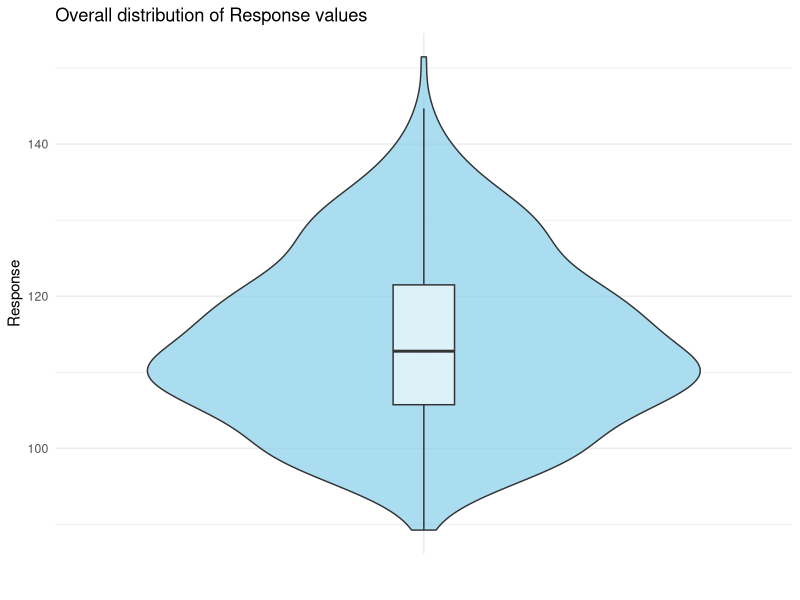
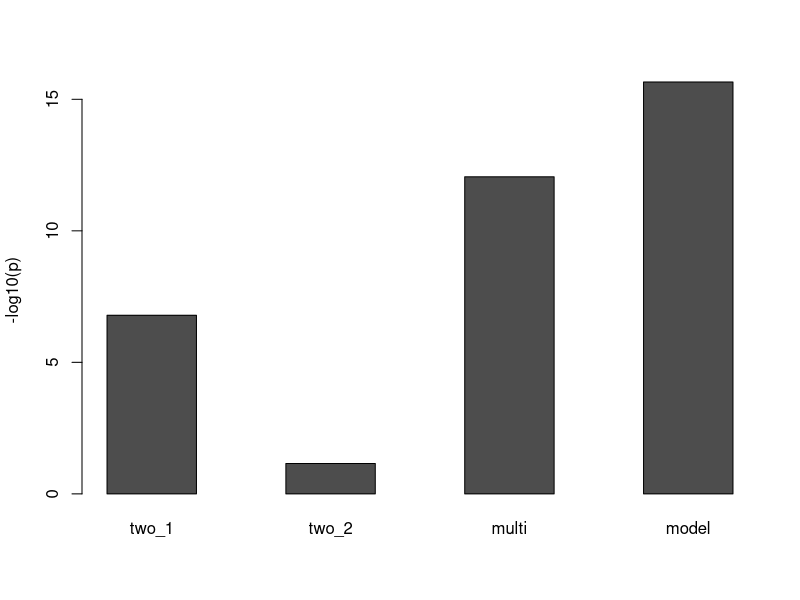
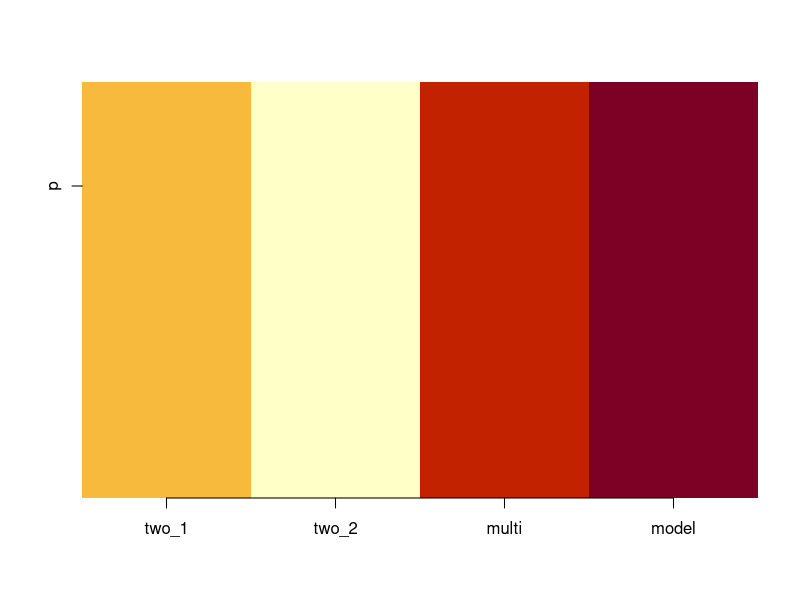
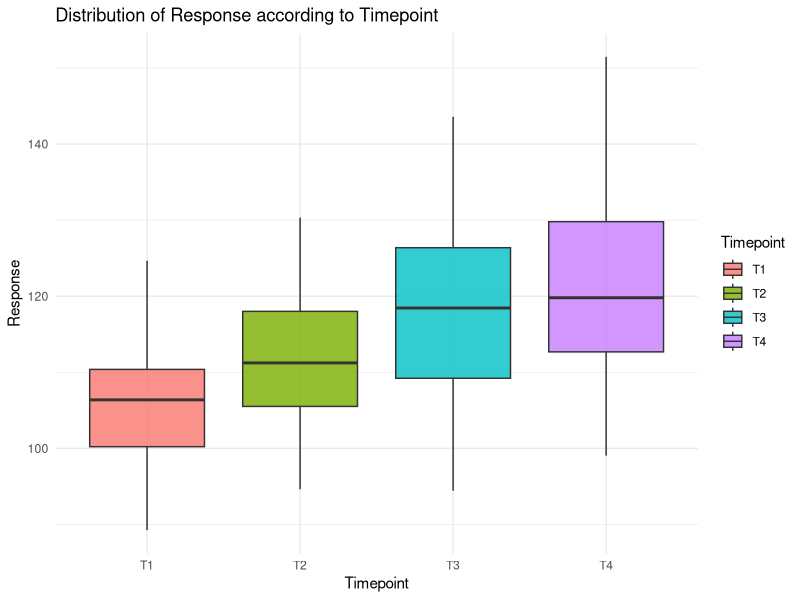
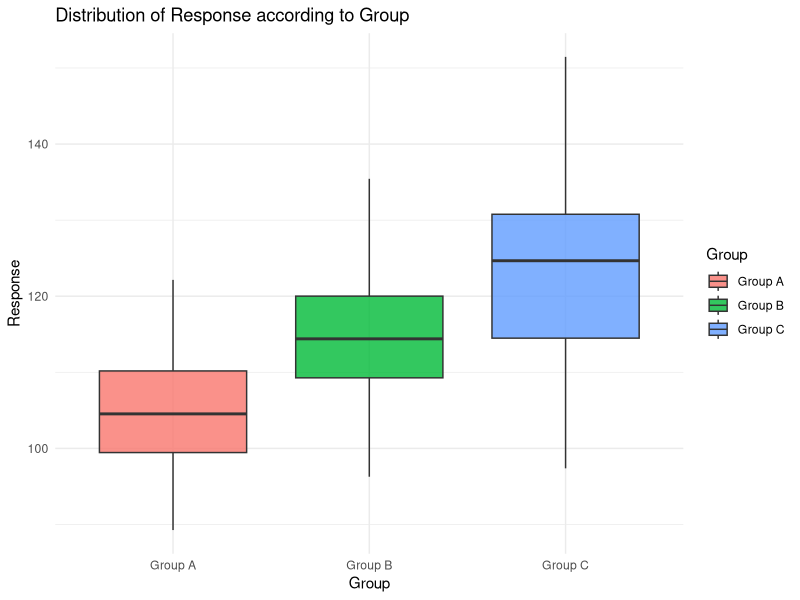
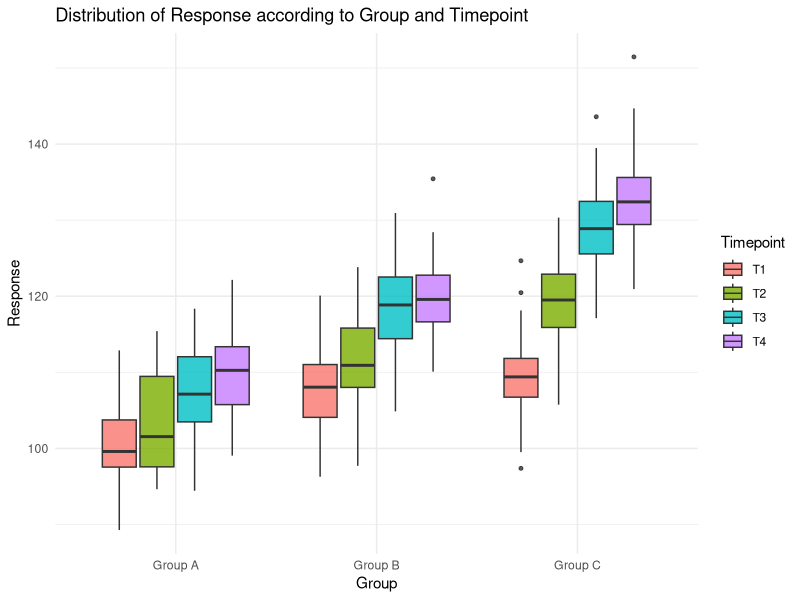
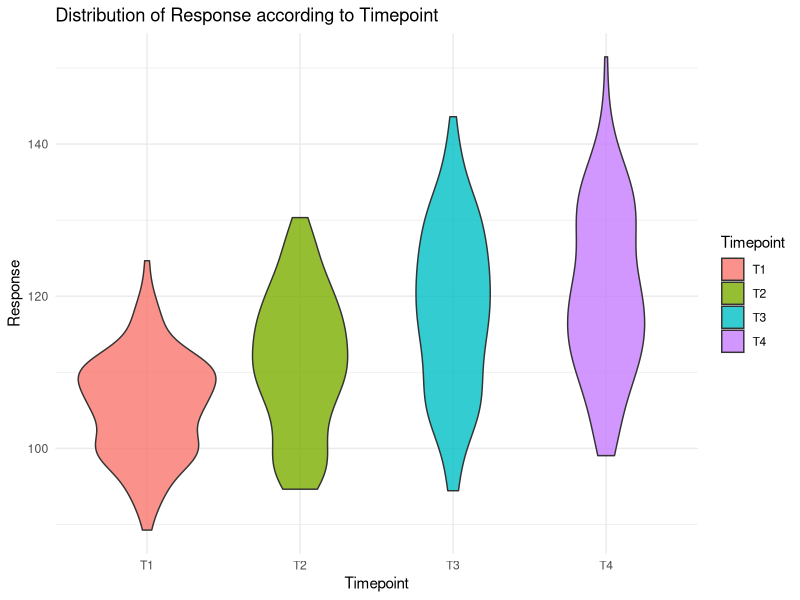
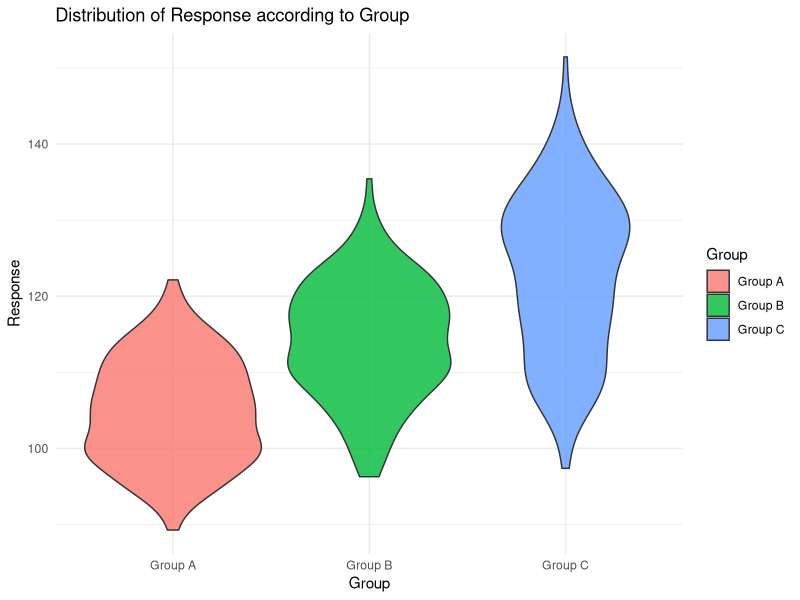

The R source for these figures, in order:
library(ggplot2)
library(readxl)
library(dplyr)
library(car)

Data <- read_excel("Biostatistics 5A 1st Case Study dataset.xlsx",sheet = "Data")
Summary <- read_excel("Biostatistics 5A 1st Case Study dataset.xlsx",sheet = "Summary")
Info <- read_excel("Biostatistics 5A 1st Case Study dataset.xlsx",sheet = "Info")
Codebook <- read_excel("Biostatistics 5A 1st Case Study dataset.xlsx",sheet = "Codebook")

#---------------------------------------------------------------------------------------
# this code was built with the help of the entire group using a github repository and 
# github desktop.
# The git repository is available at : https://github.com/paullebric/Biostat---Case-study-1
#---------------------------------------------------------------------------------------



#=======================================================================================

#I)DATA IMPORTATION
#=======================================================================================
All_Data <- list(
  Data = Data,
  Summary = Summary,
  Info = Info,
  Codebook = Codebook
)
#=======================================================================================
#II) DATA EXPLORATION
#=======================================================================================
lapply(All_Data,head)
lapply(All_Data,dim)
lapply(All_Data, function(x){str(x); head(x)})
lapply(All_Data,str)
n_all <- nrow(Data)
n_na <- sum(is.na(Data$Response))
tab <- with(Data, table(Group, Timepoint))
desc1 <- tapply(Data$Response, Data$Group, function(x) c(n=length(x),
                                                         mean=mean(x,na.rm=TRUE), sd=sd(x,na.rm=TRUE)))
desc2 <- tapply(Data$Response, list(Data$Timepoint, Data$Group), function(x) c(n=length(x),
                                                                               mean=mean(x,na.rm=TRUE), sd=sd(x,na.rm=TRUE)))
n_all; n_na; tab; desc1; desc2

ggplot(Data, aes(x = "", y = Response)) +
  geom_violin(fill = "skyblue", color = "gray20", alpha = 0.7) +
  geom_boxplot(width = 0.1, fill = "white", outlier.shape = NA, alpha = 0.6) +
  theme_minimal() +
  labs(
    title = "Overall distribution of Response values",
    x = "",
    y = "Response"
  )
#=======================================================================================
#III) ASSUMPTION CHECK / CLT
#=======================================================================================
spec0 <- aov(Response ~ Group * Timepoint, data = Data)
check_1 <- shapiro.test(residuals(spec0))
check_2 <- leveneTest(Response ~ interaction(Group, Timepoint), data = Data)

spec0; check_1; check_2

#=======================================================================================
#IV) TWO-LEVEL COMPARISONS (at least two)
#=======================================================================================
test_1 <- t.test(Response ~ Timepoint, data = subset(Data, Timepoint %in% c("T1", "T2")))                                                     
test_2 <- t.test(Response ~ Timepoint, data = subset(Data, Timepoint %in% c("T3", "T4"))) 
test_1; test_2
#here it's useless but hey we have to do it we compare T1 and T2 then T3 and T4
#=======================================================================================
#V)MULTI-LEVEL COMPARISONS
#=======================================================================================

test_multi <- aov(Response ~ Group * Timepoint, data = Data)
test_multi
summary(test_multi)

# we see that there is a highly significant effect of the group on the response, but
# also of the timepoint on the response, and also of the timepoint*group interaction on the response.
#=======================================================================================
#VI)REGRESSION MODEL
#=======================================================================================
model <- lm(Response ~ Group * Timepoint, data = Data)
model_out <- summary(model)
model; model_out


# Here we look at the difference between the timepoint groups and the timepoint groups compared to
# group A Timepoint 1.
# In summary, we see that groups B and C have a coefficient of +7 and +9 compared to group A T1
#=======================================================================================
#VII) POST-HOC ANALYSIS
#=======================================================================================
posthoc <- TukeyHSD(test_multi)
posthoc

#=======================================================================================
#VIII) P-value matrix and comparison visual
#=======================================================================================
f <- model_out$fstatistic
p_1 <- test_1$p.value
p_2 <- test_2$p.value
p_multi <- summary(test_multi)[[1]]["Group:Timepoint", "Pr(>F)"]
p_model <- pf(f[1], f[2], f[3], lower.tail = FALSE)
p_model <- 2.2e-16
p_mat <- matrix(c(p_1, p_2, p_multi, p_model), nrow=1)
colnames(p_mat) <- c("two_1","two_2","multi","model")
rownames(p_mat) <- "p"
p_mat
barplot(-log10(p_mat), beside=TRUE, ylab="-log10(p)")

# Here on this graph we see the different p-values (-log10). The higher the bar, the more significant
# It is, so we see that the more advanced the test, the more significant it is.

image(t(-log10(p_mat)), axes=FALSE)
axis(1, at=seq(0,1,length.out=ncol(p_mat)), labels=colnames(p_mat))
axis(2, at=0.5, labels=rownames(p_mat))


#=======================================================================================
#VIII) BOXPLOTS
#=======================================================================================


ggplot(Data, aes(x = Timepoint, y = Response, fill = Timepoint)) +
  geom_boxplot(alpha = 0.8) +
  theme_minimal() +
  labs(
    title = "Distribution of Response according to Timepoint",
    x = "Timepoint",
    y = "Response"
  ) +
  theme_minimal()

ggplot(Data, aes(x = Group, y = Response, fill = Group)) +
  geom_boxplot(alpha = 0.8) +
  theme_minimal() +
  labs(
    title = "Distribution of Response according to Group",
    x = "Group",
    y = "Response"
  ) +
  theme_minimal()

ggplot(Data, aes(x = Group, y = Response, fill = Timepoint)) +
  geom_boxplot(alpha = 0.8, outlier.size = 1) +
  theme_minimal() +
  labs(
    title = "Distribution of Response according to Group and Timepoint",
    x = "Group",
    y = "Response"
  ) +
  theme_minimal()
#The gray points are the outlier values (outlier)


#=======================================================================================
#IX) VIOLIN PLOT
#=======================================================================================

ggplot(Data, aes(x = Timepoint, y = Response, fill = Timepoint)) +
  geom_violin(alpha = 0.8) +
  theme_minimal() +
  labs(
    title = "Distribution of Response according to Timepoint",
    x = "Timepoint",
    y = "Response"
  ) +
  theme_minimal()

ggplot(Data, aes(x = Group, y = Response, fill = Group)) +
  geom_violin(alpha = 0.8) +
  theme_minimal() +
  labs(
    title = "Distribution of Response according to Group",
    x = "Group",
    y = "Response"
  ) +
  theme_minimal()

ggplot(Data, aes(x = Group, y = Response, fill = Timepoint)) +
  geom_violin(alpha = 0.8,position = position_dodge(width = 0.8)) +
  stat_summary(aes(group = Timepoint), FUN = mean, color = "black",geom = "point", size = 2 ,position = position_dodge(width = 0.8))+
  theme_minimal() +
  labs(
    title = "Distribution of Response according to Group and Timepoint",
    x = "Group",
    y = "Response"
  ) +
  theme_minimal()


#=======================================================================================
#X) MEAN + CI
#=======================================================================================


summary_data <- Data %>%
  group_by(Group, Timepoint) %>%
  summarise(mean = mean(Response, na.rm = TRUE),
            se = sd(Response, na.rm = TRUE) / sqrt(sum(!is.na(Response))),
            .groups = "drop") %>%
  mutate(lo = mean - 1.96*se,
         hi = mean + 1.96*se)

ggplot(summary_data, aes(x = Timepoint, y = mean, color = Group, group = Group)) +
  geom_point(size = 3) +
  geom_line() +
  geom_errorbar(aes(ymin = lo, ymax = hi), width = 0.1) +
  labs(y = "Mean ± 95% CI", title = "Means and confidence intervals") +
  theme_minimal()

#=======================================================================================
#XI) MODEL VIEW
#=======================================================================================
Data_clean <- na.omit(Data)
model_view <- data.frame(
  Observed = Data_clean$Response,
  Predicted = fitted(model),
  Timepoint = Data_clean$Timepoint,
  Group = Data_clean$Group
)
#Missing data needs to be cleaned before doing this graph because for each predicted 
#response we need an observed response

ggplot(model_view, aes(x = Observed, y = Predicted)) +
  geom_point(color = "steelblue", alpha = 0.6, size = 2) +  # scatter plot
  geom_abline(intercept = 0, slope = 1,                     # diagonal y = x
              color = "red", linetype = "dashed", alpha = 0.6, linewidth = 1.2) +
  labs(
    title = "Observed values vs model predictions",
    x = "Observed values (Response)",
    y = "Predicted values (fitted)"
  )+
  theme_minimal()

#Here we look at how the model predicts the responses compared to the observed responses.
# In red there is the diagonal and as we can see the predicted and observed 
# responses follow this diagonal which means that the model is working well

# but the model only predict the mean value for each group and timepoint so all observed 
# response for one group at one timepoint is the same that is why we see lines. The model
# does not take in account interindividual variability because it cannot explain this variability.




#=======================================================================================
#XII) CONCLUSION
#=======================================================================================
# We used three approaches:
#   
# T-tests to compare two groups or timepoints,
# 
# ANOVA to test overall effects and interactions,
# 
# Linear regression to measure how each Group and Timepoint affects the Response.
# 
# All methods showed the same result:
#   ==> Response increases with time and differs between groups, with a clear interaction effect.
# 
# The Central Limit Theorem (CLT) supported using parametric tests because our sample size was large and data were roughly normal with equal variances.
# So, the regression model gave consistent and reliable results with the simpler tests.

